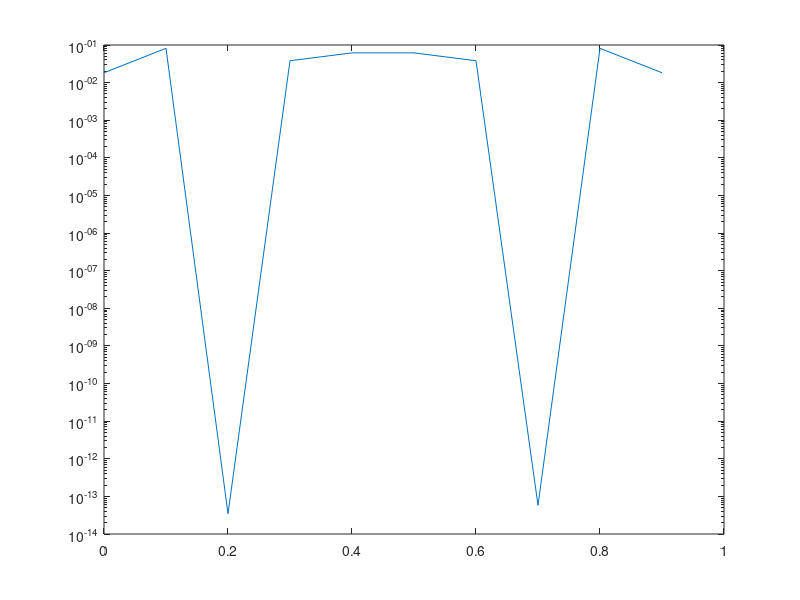

This chart was generated by the following MATLAB code:

% TODO:
% Regular stencil
% Fix the ends for dphi/dz = 0
% Clean up so number of bands is minimized

for res=1:1
    
N=5*2^res;
h = 1/N;
coef = .01;

% Build the regular matrix
sG=[1 -15 15 -1]/(12*h);
sG1 = [-145 159 -15 1]/(120*h);
sL=[-1 16 -30 16 -1]/(12*h^2);
L = zeros(N);
for i=-2:2
    ix = i+3;
    len = N - abs(i);
    L = L + diag(ones(len,1)*sL(ix),i);
end

% Build the rows of L with bc's at ends
L(1,1:4) = sG1 / h;
L(2,1:4) = (sG-sG1) / h;
L(N,N-3:N) = -(-fliplr(sG1)) / h;
L(N-1,N-3:N) = (-fliplr(sG1)-sG) / h;

% 2nd order version
% L = diag((2/h^2 + 1)*ones(N,1),0)
% L = L + diag(-1/h^2*ones(N-1,1),1)
% L = L + diag(-1/h^2*ones(N-1,1),-1)
% L(1,1) = 1/h^2+1
% L(N,N) = 1/h^2+1

% This is to calculate the stencil
% P = 4;
% M = zeros(P+1,P+1);
% % Fill in all p rows for the first P columns
% for p=1:P+1
%     M(p,1:P) = (([1:P]-0).^p - ([0:P-1]-0).^p )/p;
% end
% % Add the Neumann bc for the last column
% % M(:,P+1) = (((-1).^[0:P]) .* )';
% M(:,P+1) = zeros(P+1,1);
% M(2,P+1) = 1;
% M = M';
% 
% % Stencil we want is for grad phi at x=1
% f = [0:P]';
% % f = zeros(P+1,1);
% % f(2) = 1;
% sG1 = pinv(M') * f;
% sG1 = sG1(1:P)/h;

% Initialize the solution with cell averages
x = [0:N]'*h;
% phi = ((x(2:N+1) - 1).^3 - (x(1:N)-1).^3)/(3*h);
kx = 2*pi;
phi = (sin(kx * x(2:N+1)) - sin(kx * x(1:N)))/(kx * h);
% phi0 = sin(kx*
rhs = - kx^2 * phi;

error = abs(rhs - L*phi);
semilogy(x(1:N),error);
hold on;
err(res) = max(error)
end





